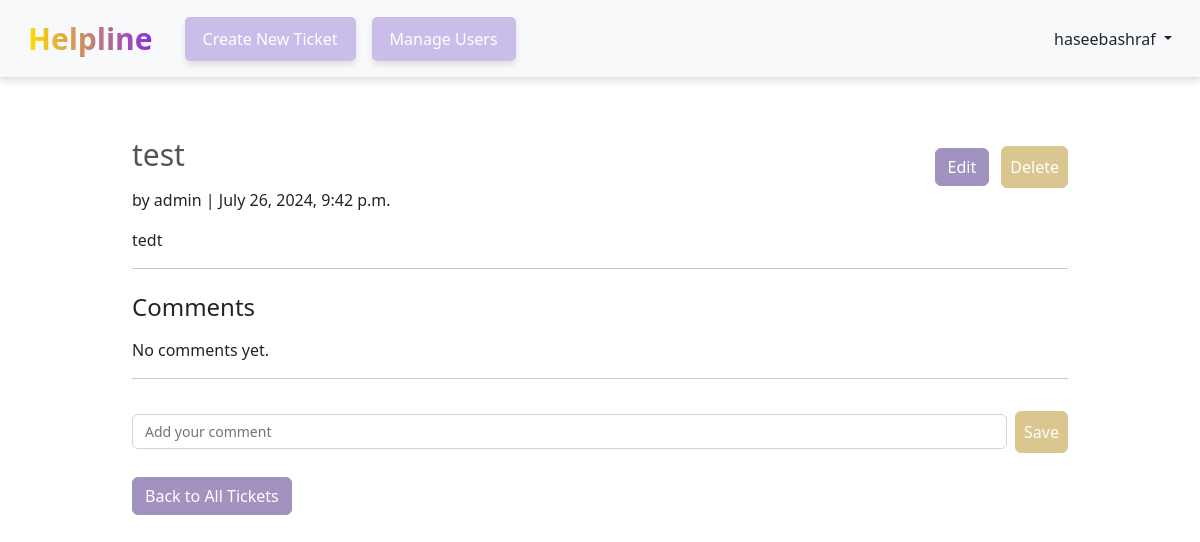
Page /articles/21/ (signed in) on the earlier database version.
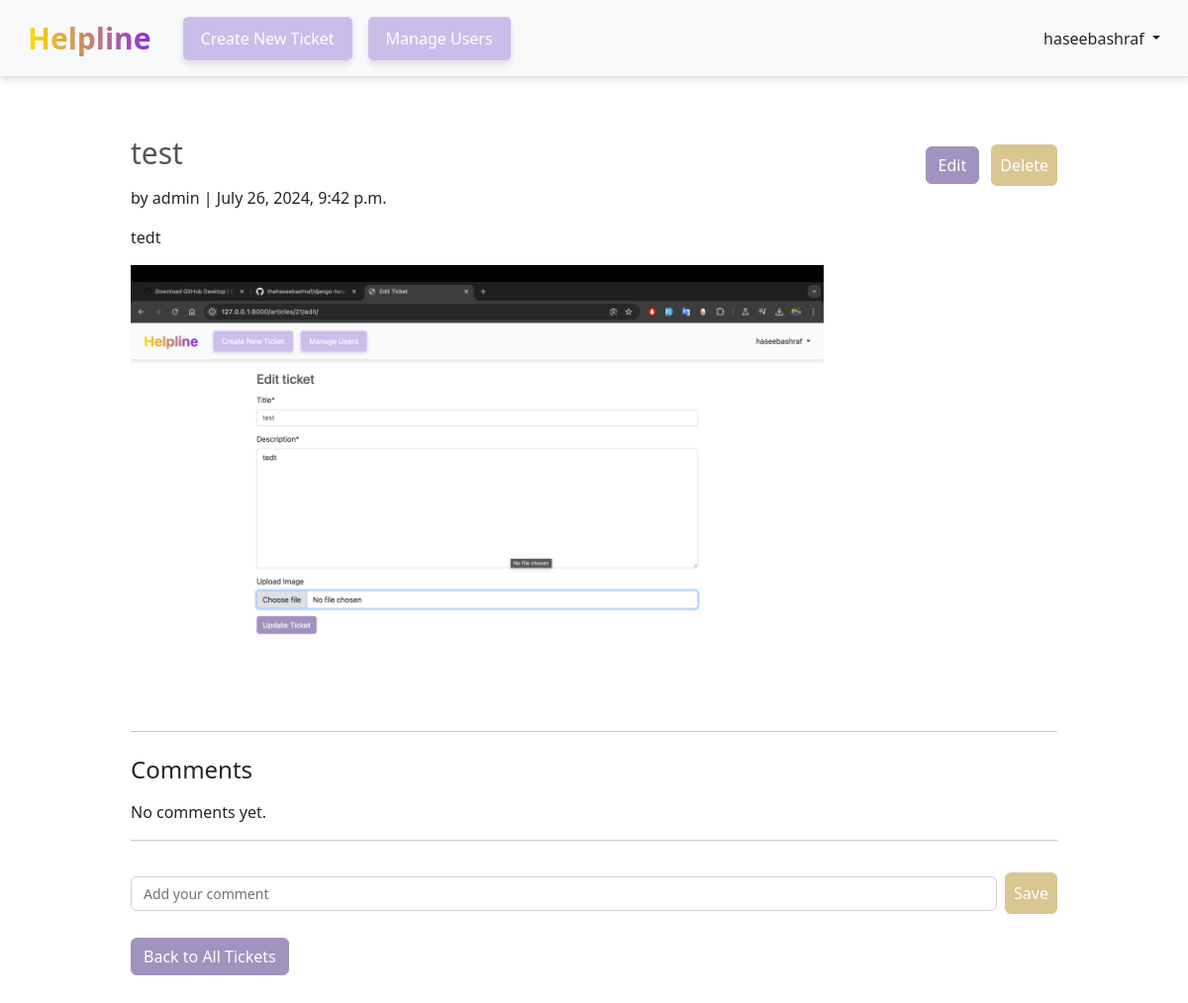
Same page on the later database version.
### articles/models.py (models this page shows, shortened)
class Article(models.Model):
    title = models.CharField(max_length=255)  # Title of the article
    description = models.TextField()  # Description content of the article
    image = models.ImageField(upload_to='images/', blank=True, null=True)  # Image for the article
    date = models.DateTimeField(auto_now_add=True)  # Date and time when the article is created
    author = models.ForeignKey(
        settings.AUTH_USER_MODEL,
        on_delete=models.CASCADE,  # If the author is deleted, also delete their articles
    )

### accounts/models.py (models this page shows)
class CustomUser(AbstractUser):
    age = models.PositiveIntegerField(null=True, blank=True)  # Additional field for user's age
    is_admin = models.BooleanField(default=False)  # Flag to indicate if user is an admin
    def __str__(self):
        return self.username

### articles/views.py (the view, shortened to what this page needs)
# urls.py: path("<int:pk>/", TicketDetailView.as_view(), name="article_detail"),  # URL pattern for viewing a specific article's details
class TicketDetailView(LoginRequiredMixin, DetailView):
    model = Article
    template_name = "ticket_detail.html"
    def get_context_data(self, **kwargs):
        context = super().get_context_data(**kwargs)
        context['form'] = CommentForm()  # Add the comment form to the context
        return context

### articles/forms.py
class CommentForm(forms.ModelForm):
    class Meta:
        model = Comment
        fields = ['text']
        widgets = {
            'text': forms.TextInput(attrs={'placeholder': 'Add a comment'})
        }

### templates/ticket_detail.html (shortened to what this page needs)
{% extends "base.html" %}
{% load crispy_forms_tags %}
{% block content %}
<div class="article-entry">
  <div class="d-flex justify-content-between align-items-center">
    <h2 class="mb-0" style="font-size: 30px; color: #545454;">{{ object.title }}</h2>
    <div>
      <a href="{% url 'article_edit' object.pk %}" class="btn mt-5 back-btn " style="background-color: #a192bf; color: #ffffff; border-color: #a192bf;">Edit</a>
      {% if user.is_authenticated and user.is_admin %}
        <a href="{% url 'article_delete' object.pk %}" class="btn mt-5  status-badge ms-2" style="color: #ffffff;" >Delete</a>
      {% endif %}
    </div>
  </div>
  <p>by {{ object.author }} | {{ object.date }}</p>
  <p>{{ object.description }}</p>
  {% if object.image %}
    <div class="mb-3">
      <img src="{{ object.image.url }}" alt="Thumbnail" style="max-width: 700px; height: auto;">
    </div>
  {% endif %}
</div>
<hr>
<h4>Comments</h4>
{% for comment in object.comment_set.all %}
  <p>{{ comment.author }} &middot; {{ comment.text }}</p>
{% empty %}
  <p>No comments yet.</p>
{% endfor %}
<hr>
<form action="" method="post">
  <div class="d-flex align-items-center mb-4">
    <input type="text" name="text" class="form-control me-2 mt-3" placeholder="Add your comment" value="{{ form.text.value|default_if_none:'' }}">
    <button class="btn  mt-3 status-badge" style="color:#ffffff" type="submit">Save</button>
  </div>
</form>
<div class="mt-4">
  <a href="{% url 'article_list' %}" class="btn back-btn mb-5" style="background-color: #a192bf; color: #ffffff; border-color: #a192bf;">Back to All Tickets</a>
</div>
{% endblock content %}

Differences in the rows shown:
changed Article "test": image: picture added
